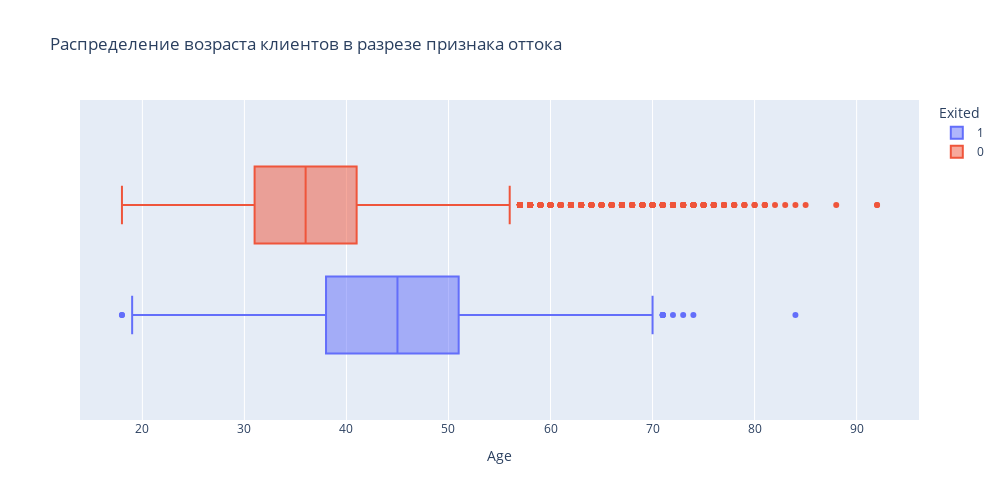

Here is the notebook cell this chart was saved with:
### Markdown cell above
*Выводы к заданию 9.3(по обоим графикам):\
Из гистограммы следует, что доля ушедших клинтов повторяет правильное распределение (аналогично доле постоянных клиентов), то есть скорее всего руководством банка было реализовано (либо только анонсировано) решение, повлиявшее на предпочтение большого количества клиентов сменить банк ( к примеру, снижение ставок по вкладам, нарушение конфиденциальности сведений клиентов (в том числе утечки данных), повышение тарифов на обслуживание кредитных карт, увеличение уровня цифровизации продуктов, к которым могут быть не довольны пользователи и т.п.). Альтернативой предыдущему предположению может служить попадание банка под определенного рода санкции. Так или иначе, для определения более точной причины необходимо располагать более точными сведениями, в какой/за какой период произошел массовый отток клиентов.
В любом случае, как и описывалось выше (в задании 9.1) банк потерял довольно "денежных" клиентов (к примеру, почти 12% из числа ушедших имели на счету сумму в районе 115-125 тыс долл.). При этом по вышеупомянутому пенька мы видим, что свое пребывание в банке свернули именно те клиенты, на счетах которых лежало максимальное количество средств. Коробчатая диаграмма также подтверждает, что именно ушедшие клиенты в среднем имели на счетах в банке бОльшую массу денег, нежели оставшиеся (см. максимальные и медианные показатели).*

### Code cell
#9.4. Посмотрите на распределение возраста в разрезе признака оттока. 
# В какой группе больше потенциальных выбросов? 
# На какую возрастную категорию клиентов стоит обратить внимание банку?

fig=px.box(
    data_frame=bank_df, 
    x='Age', 
    color='Exited', 
    width=1000, 
    height=500, 
    title='Распределение возраста клиентов в разрезе признака оттока'
)
fig.show()

### Figure 1 — Plotly figure (JSON) as saved in the notebook; plotly's stock layout.template omitted (floating-point values rounded to 4 significant figures; data arrays with more than 128 entries replaced by an {"elided": "..."} marker saying what was removed)
{"data": [{"alignmentgroup": "True", "hovertemplate": "Exited=1<br>Age=%{x}<extra></extra>", "legendgroup": "1", "marker": {"color": "#636efa"}, "name": "1", "notched": false, "offsetgroup": "1", "orientation": "h", "showlegend": true, "type": "box", "x": {"elided": "2037 int values"}, "x0": " ", "xaxis": "x", "y0": " ", "yaxis": "y"}, {"alignmentgroup": "True", "hovertemplate": "Exited=0<br>Age=%{x}<extra></extra>", "legendgroup": "0", "marker": {"color": "#EF553B"}, "name": "0", "notched": false, "offsetgroup": "0", "orientation": "h", "showlegend": true, "type": "box", "x": {"elided": "7963 int values"}, "x0": " ", "xaxis": "x", "y0": " ", "yaxis": "y"}], "layout": {"boxmode": "group", "height": 500, "legend": {"title": {"text": "Exited"}, "tracegroupgap": 0}, "title": {"text": "Распределение возраста клиентов в разрезе признака оттока"}, "width": 1000, "xaxis": {"anchor": "y", "domain": [0, 1], "title": {"text": "Age"}}, "yaxis": {"anchor": "x", "domain": [0, 1]}}}
